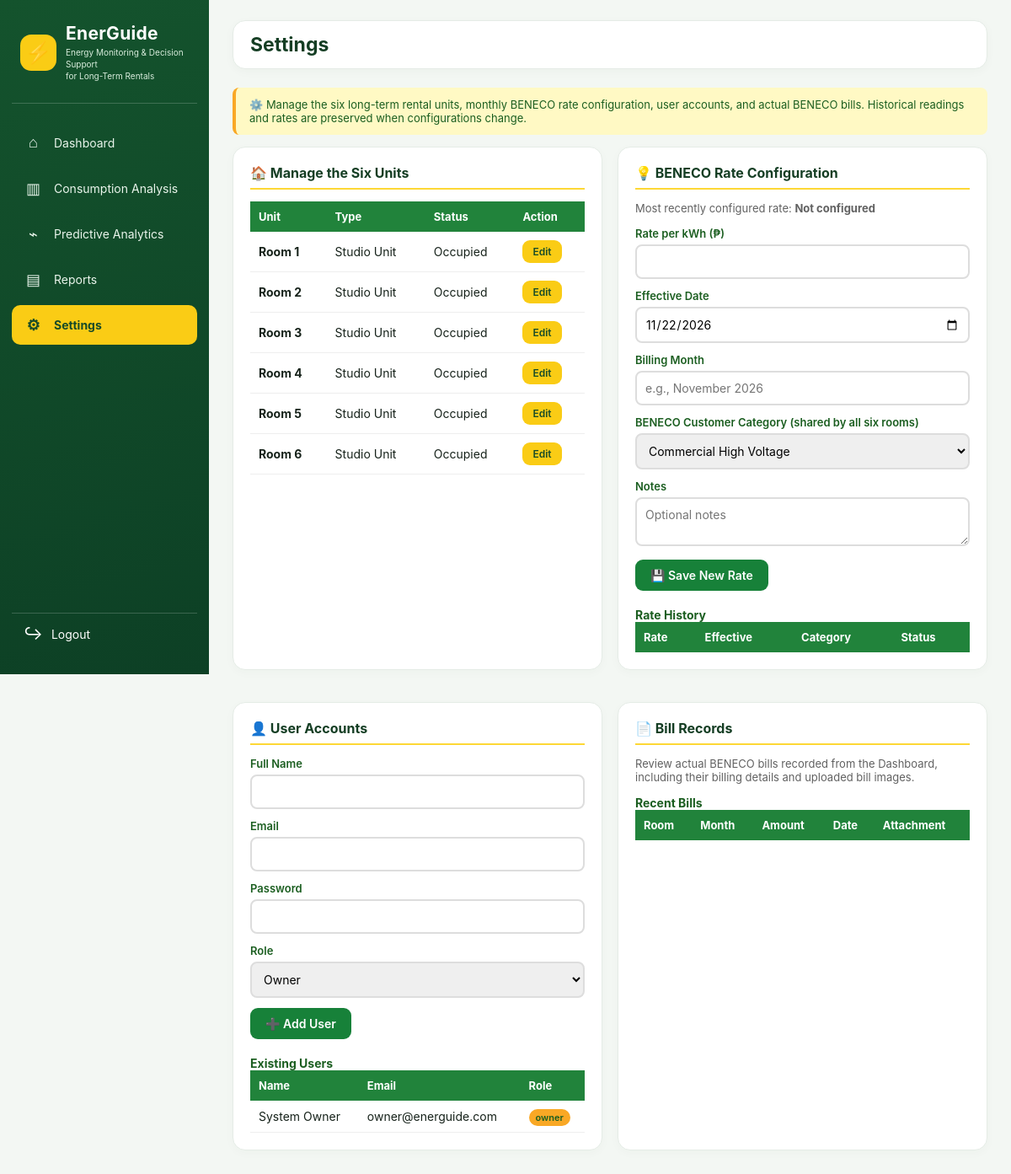
The page /settings.php (signed in) on the database its author committed.
### tables this page shows
CREATE TABLE IF NOT EXISTS rooms (
    room_id INT AUTO_INCREMENT PRIMARY KEY,
    room_name VARCHAR(50) NOT NULL,
    room_type ENUM('Studio Unit','Bachelor Unit','2-Bedroom Penthouse') DEFAULT 'Studio Unit',
    status ENUM('Occupied','Vacant','Maintenance') DEFAULT 'Occupied',
    meter_id VARCHAR(50) DEFAULT NULL,
    notes TEXT DEFAULT NULL,
    created_at TIMESTAMP DEFAULT CURRENT_TIMESTAMP
);

CREATE TABLE IF NOT EXISTS users (
    user_id INT AUTO_INCREMENT PRIMARY KEY,
    name VARCHAR(100) NOT NULL,
    email VARCHAR(100) NOT NULL UNIQUE,
    password VARCHAR(255) NOT NULL,
    role ENUM('owner','admin','staff') DEFAULT 'owner',
    created_at TIMESTAMP DEFAULT CURRENT_TIMESTAMP
);

### config/database.php (called while the page is built, shortened)
<?php
function getActiveRate($pdo, $category = ENERGUIDE_RATE_CATEGORY) {
    $stmt = $pdo->prepare("SELECT rate_per_kwh FROM electricity_rates WHERE status='Active' AND rate_category=? ORDER BY effective_date DESC, rate_id DESC LIMIT 1");
    $stmt->execute([$category]);
    $r = $stmt->fetchColumn();
    return $r !== false ? (float)$r : null;
}
?>

### settings.php (the view, shortened to what this page needs)
<?php
require 'config/database.php';
$rate = getActiveRate($pdo, ENERGUIDE_RATE_CATEGORY);
$rooms = $pdo->query("SELECT * FROM rooms ORDER BY room_id")->fetchAll();
$users = $pdo->query("SELECT user_id, name, email, role, created_at FROM users ORDER BY user_id")->fetchAll();
$editRoom = null;
$menu = [
 'dashboard.php'=>['Dashboard','⌂'],
 'consumption_analysis.php'=>['Consumption Analysis','▥'],
 'predictive_analytics.php'=>['Predictive Analytics','⌁'],
 'reports.php'=>['Reports','▤'],
 'settings.php'=>['Settings','⚙']
];
$current = basename($_SERVER['PHP_SELF']);
?>
<!DOCTYPE html>
<html lang="en">
<head>
</head>
<body>
<aside class="eg-sidebar">
  <div class="eg-brand"><div class="eg-brand-mark">⚡</div><div class="eg-brand-copy"><strong>EnerGuide</strong><small>Energy Monitoring &amp; Decision Support<br>for Long-Term Rentals</small></div></div>
  <nav class="eg-nav">
    <?php foreach($menu as $url=>$item): $href=explode('#',$url)[0]; $isBill=($url==='settings.php#bills'); $active=($href===$current && !$isBill && ($href!=='settings.php' || $url==='settings.php')); ?>
      <a href="<?=$url?>" id="<?=$isBill?'nav-bills':($url==='settings.php'?'nav-settings':'nav-'.$href)?>" class="<?=$active?'active':''?>"><span class="eg-ico"><?=$item[1]?></span><span class="eg-label"><?=$item[0]?></span></a>
    <?php endforeach; ?>
  </nav>
  <a class="eg-logout" href="logout.php"><span class="eg-logout-icon">↪</span><span class="eg-logout-label">Logout</span></a>
</aside>
<div class="eg-main">
  <div class="topbar"><h1>Settings</h1></div>
  <div class="note">
    ⚙️ Manage the six long-term rental units, monthly BENECO rate configuration, user accounts, and actual BENECO bills. Historical readings and rates are preserved when configurations change.
  </div>
  <div class="grid-2">
    <div class="card" id="units">
      <h3>🏠 Manage the Six Units</h3>
      <?php if($editRoom): ?>
        <form method="POST">
          <input type="hidden" name="action" value="update_unit">
          <input type="hidden" name="room_id" value="<?=$editRoom['room_id']?>">
          <label>Unit (fixed)</label>
          <input type="text" value="<?=htmlspecialchars($editRoom['room_name'])?>" readonly>
          <label>Unit Type</label>
          <select name="room_type" required>
            <?php foreach(['Studio Unit','Bachelor Unit','2-Bedroom Penthouse'] as $t): ?>
              <option <?= $editRoom['room_type']===$t?'selected':'' ?>><?=$t?></option>
            <?php endforeach; ?>
          </select>
          <label>Status</label>
          <select name="status">
            <?php foreach(['Occupied','Vacant','Maintenance'] as $s): ?>
              <option <?= $editRoom['status']===$s?'selected':'' ?>><?=$s?></option>
            <?php endforeach; ?>
          </select>
          <label>Meter ID</label>
          <input type="text" name="meter_id" value="<?=htmlspecialchars($editRoom['meter_id'])?>">
          <label>Notes</label>
          <textarea name="notes" rows="2"><?=htmlspecialchars($editRoom['notes'])?></textarea>
          <button class="btn" type="submit">💾 Update Unit</button>
          <a href="settings.php" class="btn btn-yellow">Cancel</a>
        </form>
      <?php else: ?>
        <table>
          <tr><th>Unit</th><th>Type</th><th>Status</th><th>Action</th></tr>
          <?php foreach($rooms as $r): ?>
            <tr>
              <td><strong><?=htmlspecialchars($r['room_name'])?></strong></td>
              <td><?=htmlspecialchars($r['room_type'])?></td>
              <td><?=htmlspecialchars($r['status'])?></td>
              <td><a class="btn btn-sm btn-yellow" href="?edit_unit=<?=$r['room_id']?>">Edit</a></td>
            </tr>
          <?php endforeach; ?>
        </table>
      <?php endif; ?>
    </div>
    <div class="card">
      <h3>💡 BENECO Rate Configuration</h3>
      <p style="font-size:13px;color:var(--muted);margin-bottom:14px;">
        Most recently configured rate: <strong><?=$rate !== null ? peso($rate).'/kWh' : 'Not configured'?></strong>
      </p>
      <form method="POST">
        <label>Rate per kWh (₱)</label>
        <input type="number" step="0.0001" name="rate_per_kwh" value="<?= $rate !== null ? number_format($rate,4,'.','') : '' ?>" required>
        <label>Effective Date</label>
        <input type="date" name="effective_date" value="<?=date('Y-m-d')?>" required>
        <label>Billing Month</label>
        <input type="text" name="billing_month" placeholder="e.g., November 2026" required>
        <label>BENECO Customer Category (shared by all six rooms)</label>
        <select name="rate_category" required>
          <option value="Commercial High Voltage" selected>Commercial High Voltage</option>
        </select>
        <label>Notes</label>
        <textarea name="notes" rows="2" placeholder="Optional notes"></textarea>
        <button class="btn" type="submit">💾 Save New Rate</button>
      </form>
      <h4 style="margin-top:20px;color:var(--green-dark);font-size:14px;">Rate History</h4>
      <table>
        <tr><th>Rate</th><th>Effective</th><th>Category</th><th>Status</th></tr>
      </table>
    </div>
    <div class="card">
      <h3>👤 User Accounts</h3>
      <form method="POST">
        <label>Full Name</label>
        <input type="text" name="name" required>
        <label>Email</label>
        <input type="email" name="email" required>
        <label>Password</label>
        <input type="password" name="password" required>
        <label>Role</label>
        <select name="role">
          <option value="owner">Owner</option>
        </select>
        <button class="btn" type="submit">➕ Add User</button>
      </form>
      <h4 style="margin-top:20px;color:var(--green-dark);font-size:14px;">Existing Users</h4>
      <table>
        <tr><th>Name</th><th>Email</th><th>Role</th></tr>
        <?php foreach($users as $u): ?>
          <tr>
            <td><?=htmlspecialchars($u['name'])?></td>
            <td><?=htmlspecialchars($u['email'])?></td>
            <td><span class="badge badge-yellow"><?=htmlspecialchars($u['role'])?></span></td>
          </tr>
        <?php endforeach; ?>
      </table>
    </div>
    <div class="card" id="bills">
      <h3>📄 Bill Records</h3>
      <p style="font-size:13px;color:var(--muted);margin-bottom:14px;">
        Review actual BENECO bills recorded from the Dashboard, including their billing details and uploaded bill images.
      </p>
      <h4 style="margin-top:10px;color:var(--green-dark);font-size:14px;">Recent Bills</h4>
      <table>
        <tr><th>Room</th><th>Month</th><th>Amount</th><th>Date</th><th>Attachment</th></tr>
      </table>
    </div>
  </div>
</div>
</body>
</html>

### rows shown on the page
rooms: room_name "Room 1", room_type "Studio Unit", status "Occupied"
rooms: room_name "Room 2", room_type "Studio Unit", status "Occupied"
rooms: room_name "Room 3", room_type "Studio Unit", status "Occupied"
rooms: room_name "Room 4", room_type "Studio Unit", status "Occupied"
rooms: room_name "Room 5", room_type "Studio Unit", status "Occupied"
rooms: room_name "Room 6", room_type "Studio Unit", status "Occupied"
users: name "System Owner", email "owner@energuide.com", role "owner"

### other values the page prints
$item[1] "⌂"
$item[0] "Dashboard"
$item[1] "▥"
$item[0] "Consumption Analysis"
$item[1] "⌁"
$item[0] "Predictive Analytics"
$item[1] "▤"
$item[0] "Reports"
$item[1] "⚙"
$item[0] "Settings"
